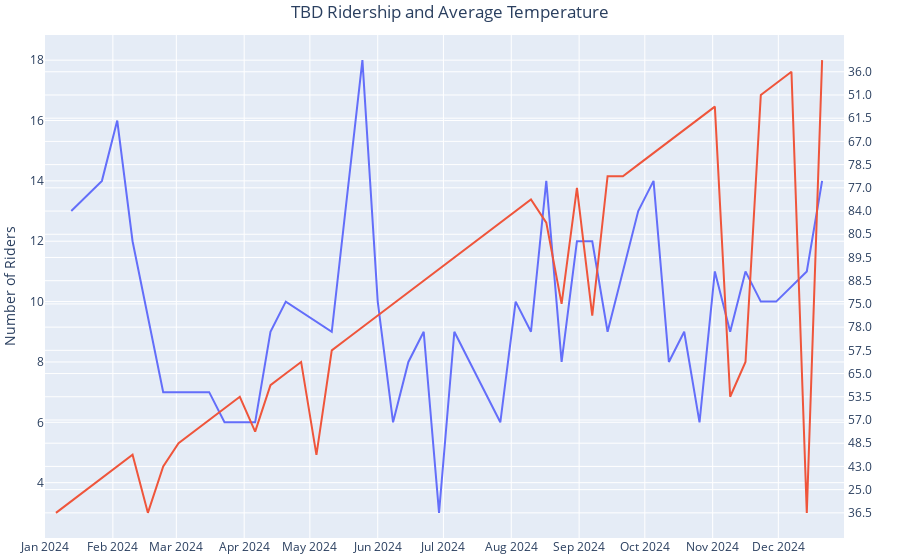

Notebook code cell kept with this figure:
### Code cell
fig = make_subplots(specs=[[{"secondary_y": True}]])

fig.add_trace(
    go.Scatter(x=df["date"], y=df["num_riders"], name="Number of Riders"),
)

fig.add_trace(
    go.Scatter(x=weather["date"], y=weather[" AvgTemperature"], name="Avg Temperature"),
    secondary_y=True,
)

fig.update_xaxes(
    fixedrange=False,
    dtick="M1",
    # tickformat="%b",
    range=[pd.to_datetime('2024-01-01'),pd.to_datetime('2024-12-31'), ]
)
fig.update_layout(
    title_x=0.5,
    title_text='TBD Ridership and Average Temperature',
    # width=450,
    # height=800,
    margin=dict(l=5, r=5, t=35, b=5),  # left, right, top, bottom margins
    xaxis=dict(title=None),
    yaxis_title='Number of Riders',
    showlegend=False
)
fig.update_traces(connectgaps=True, textposition='top center')
fig.show()

### Figure 1 — Plotly figure (JSON) as saved in the notebook; plotly's stock layout.template omitted (floating-point values rounded to 4 significant figures)
{"data": [{"connectgaps": true, "name": "Number of Riders", "textposition": "top center", "type": "scatter", "x": ["2024-01-06T00:00:00", "2024-01-13T00:00:00", "2024-01-20T00:00:00", "2024-01-27T00:00:00", "2024-02-03T00:00:00", "2024-02-10T00:00:00", "2024-02-17T00:00:00", "2024-02-24T00:00:00", "2024-03-02T00:00:00", "2024-03-09T00:00:00", "2024-03-16T00:00:00", "2024-03-23T00:00:00", "2024-03-30T00:00:00", "2024-04-06T00:00:00", "2024-04-13T00:00:00", "2024-04-20T00:00:00", "2024-04-27T00:00:00", "2024-05-04T00:00:00", "2024-05-11T00:00:00", "2024-05-18T00:00:00", "2024-05-25T00:00:00", "2024-06-01T00:00:00", "2024-06-08T00:00:00", "2024-06-15T00:00:00", "2024-06-22T00:00:00", "2024-06-29T00:00:00", "2024-07-06T00:00:00", "2024-07-13T00:00:00", "2024-07-20T00:00:00", "2024-07-27T00:00:00", "2024-08-03T00:00:00", "2024-08-10T00:00:00", "2024-08-17T00:00:00", "2024-08-24T00:00:00", "2024-08-31T00:00:00", "2024-09-07T00:00:00", "2024-09-14T00:00:00", "2024-09-21T00:00:00", "2024-09-28T00:00:00", "2024-10-05T00:00:00", "2024-10-12T00:00:00", "2024-10-19T00:00:00", "2024-10-26T00:00:00", "2024-11-02T00:00:00", "2024-11-09T00:00:00", "2024-11-16T00:00:00", "2024-11-23T00:00:00", "2024-11-30T00:00:00", "2024-12-07T00:00:00", "2024-12-14T00:00:00", "2024-12-21T00:00:00", "2024-12-28T00:00:00"], "y": [null, 13, null, 14, 16, 12, null, 7, null, null, 7, 6, null, 6, 9, 10, null, null, 9, null, 18, 10, 6, 8, 9, 3, 9, 8, null, 6, 10, 9, 14, 8, 12, 12, 9, 11, 13, 14, 8, 9, 6, 11, 9, 11, 10, 10, null, 11, 14, null]}, {"connectgaps": true, "name": "Avg Temperature", "textposition": "top center", "type": "scatter", "x": ["2024-01-06T00:00:00", "2024-01-13T00:00:00", "2024-01-20T00:00:00", "2024-01-27T00:00:00", "2024-02-03T00:00:00", "2024-02-10T00:00:00", "2024-02-17T00:00:00", "2024-02-24T00:00:00", "2024-03-02T00:00:00", "2024-03-09T00:00:00", "2024-03-16T00:00:00", "2024-03-23T00:00:00", "2024-03-30T00:00:00", "2024-04-06T00:00:00", "2024-04-13T00:00:00", "2024-04-20T00:00:00", "2024-04-27T00:00:00", "2024-05-04T00:00:00", "2024-05-11T00:00:00", "2024-05-18T00:00:00", "2024-05-25T00:00:00", "2024-06-01T00:00:00", "2024-06-08T00:00:00", "2024-06-15T00:00:00", "2024-06-22T00:00:00", "2024-06-29T00:00:00", "2024-07-06T00:00:00", "2024-07-13T00:00:00", "2024-07-20T00:00:00", "2024-07-27T00:00:00", "2024-08-03T00:00:00", "2024-08-10T00:00:00", "2024-08-17T00:00:00", "2024-08-24T00:00:00", "2024-08-31T00:00:00", "2024-09-07T00:00:00", "2024-09-14T00:00:00", "2024-09-21T00:00:00", "2024-09-28T00:00:00", "2024-10-05T00:00:00", "2024-10-12T00:00:00", "2024-10-19T00:00:00", "2024-10-26T00:00:00", "2024-11-02T00:00:00", "2024-11-09T00:00:00", "2024-11-16T00:00:00", "2024-11-23T00:00:00", "2024-11-30T00:00:00", "2024-12-07T00:00:00", "2024-12-14T00:00:00", "2024-12-21T00:00:00"], "xaxis": "x", "y": [" 36.5", " 44.5", " 25.0", " 51.5", " 43.0", " 54.5", " 36.5", " 43.0", " 48.5", " 49.0", " 57.0", " 46.5", " 53.5", " 49.0", " 61.0", " 65.0", " 56.0", " 54.5", " 57.5", " 63.5", " 78.0", " 69.5", " 75.0", " 77.5", " 88.5", " 82.0", " 89.5", " 85.5", " 80.5", " 79.0", " 84.0", " 81.5", " 79.0", " 75.0", " 77.0", " 69.5", " 75.5", " 75.5", " 78.5", " 70.5", " 67.0", " 60.5", " 61.5", " 58.0", " 53.5", " 56.0", " 51.0", " 35.5", " 36.0", " 36.5", " M"], "yaxis": "y2"}], "layout": {"margin": {"b": 5, "l": 5, "r": 5, "t": 35}, "showlegend": false, "title": {"text": "TBD Ridership and Average Temperature", "x": 0.5}, "xaxis": {"anchor": "y", "domain": [0, 0.94], "dtick": "M1", "fixedrange": false, "range": ["2024-01-01T00:00:00", "2024-12-31T00:00:00"], "title": {}}, "yaxis": {"anchor": "x", "domain": [0, 1], "title": {"text": "Number of Riders"}}, "yaxis2": {"anchor": "x", "overlaying": "y", "side": "right"}}}
